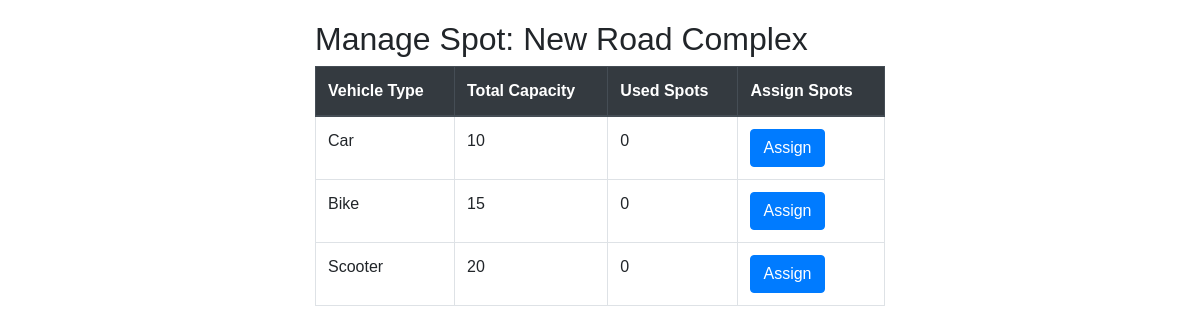
Screenshot of /admin/manage_vehicles.php?spotId=1 with the database file from the repository.
### tables this page shows
CREATE TABLE `parking_spots` (
  `id` int(11) NOT NULL,
  `name` varchar(100) DEFAULT NULL,
  `vehicle_type` enum('car','bike','scooter') DEFAULT NULL,
  `latitude` double DEFAULT NULL,
  `longitude` double DEFAULT NULL,
  `is_available` tinyint(1) DEFAULT 1,
  `created_at` timestamp NOT NULL DEFAULT current_timestamp(),
  `updated_at` timestamp NOT NULL DEFAULT current_timestamp() ON UPDATE current_timestamp(),
  `is_reserved` tinyint(1) NOT NULL DEFAULT 0,
  `capacities` longtext NOT NULL CHECK (json_valid(`capacities`)),
  `availability` longtext NOT NULL CHECK (json_valid(`availability`))
);

### admin/manage_vehicles.php (the view, shortened to what this page needs)
<?php
require_once '../db_connection.php';
$spotId = intval($_GET['spotId']);
$query = "SELECT id, name, capacities, availability FROM parking_spots WHERE id = ?";
$stmt = $conn->prepare($query);
$stmt->bind_param("i", $spotId);
$stmt->execute();
$spot = $stmt->get_result()->fetch_assoc();
$capacities = json_decode($spot['capacities'], true);
$availability = json_decode($spot['availability'], true);
$availability = array_merge(['car' => 0, 'bike' => 0, 'scooter' => 0], $availability);
?>
<!DOCTYPE html>
<html lang="en">
<head>
    <link href="https://cdn.jsdelivr.net/npm/bootstrap@4.5.2/dist/css/bootstrap.min.css" rel="stylesheet">
</head>
<body>
    <div class="container">
        <h2>Manage Spot: <?= htmlspecialchars($spot['name']) ?></h2>
        <table class="table table-bordered">
            <thead class="thead-dark">
                <tr>
                    <th>Vehicle Type</th>
                    <th>Total Capacity</th>
                    <th>Used Spots</th>
                    <th>Assign Spots</th>
                </tr>
            </thead>
            <tbody>
                <?php foreach (['car', 'bike', 'scooter'] as $vehicleType): ?>
                    <tr>
                        <td><?= ucfirst($vehicleType) ?></td>
                        <td><?= $capacities[$vehicleType] ?></td>
                        <td><?= $availability[$vehicleType] ?></td>
                        <td>
                            <button class="btn btn-primary assign-btn" data-vehicle="<?= $vehicleType ?>">Assign</button>
                        </td>
                    </tr>
                <?php endforeach; ?>
            </tbody>
        </table>
    </div>
    <div aria-live="polite" aria-atomic="true" style="position: fixed; top: 1rem; right: 1rem; z-index: 1050;">
    </div>
</body>
</html>

### admin/manage_vehicles.php (style rules this page uses)
body { padding: 20px; font-family: Arial, sans-serif; }
.container { max-width: 600px; margin: auto; }

### rows the page displays
parking_spots: name "New Road Complex", capacities "10", availability "0", capacities "15", capacities "20"

### other values shown
$vehicleType "Car"
$vehicleType "Bike"
$vehicleType "Scooter"
